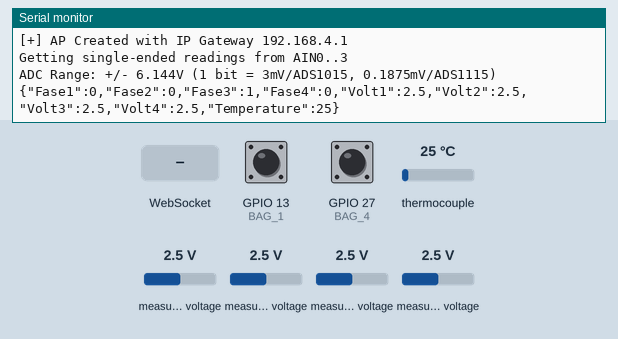
This program was run on a simulated ESP32. Parts: the last lines printed to the serial monitor. The inputs (shaded band) are chosen by the test bench; at power-on: thermocouple 25 °C, measured voltage 2.5 V, GPIO 13 (BAG_1) HIGH, GPIO 27 (BAG_4) HIGH. WiFi joins after 1.5 s; servers stay silent unless stated.

Above: at 1.2 s.
1.3 s: WebSocket text "1" received
2.8 s: thermocouple set to 6 °C
At 4.0 s:
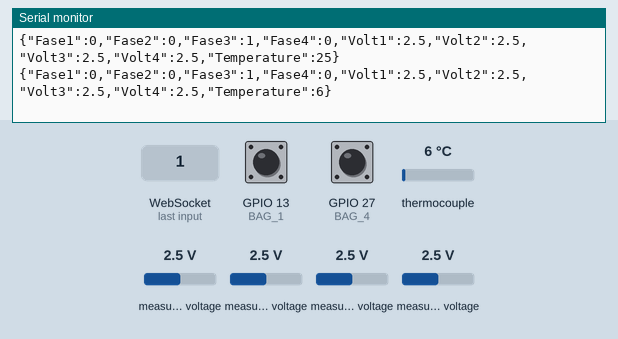
4.3 s: measured voltage (sensor 200) set to 0.1 V
At 4.9 s:
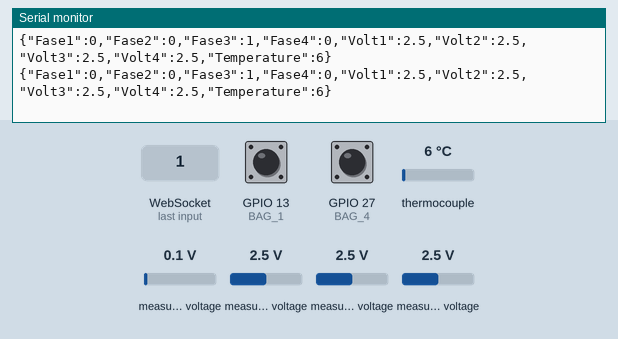
5.8 s: measured voltage (sensor 201) set to 0.1 V
At 6.9 s:
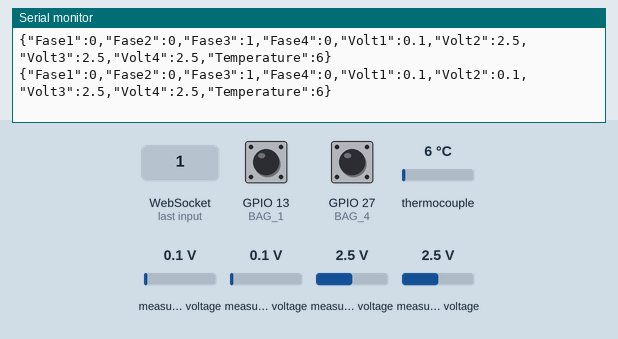
7.3 s: measured voltage (sensor 202) set to 4.9 V
At 8.3 s:
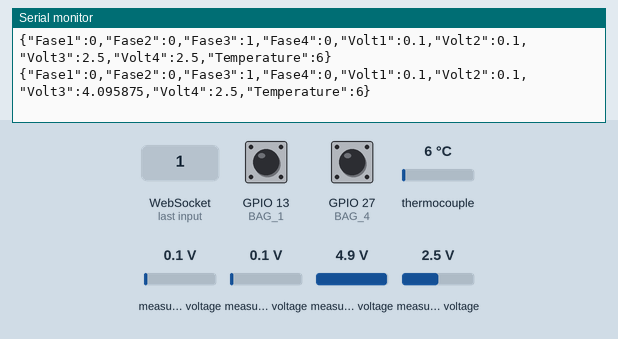
11.6 s: measured voltage (sensor 203) set to 0.1 V
At 12.1 s:
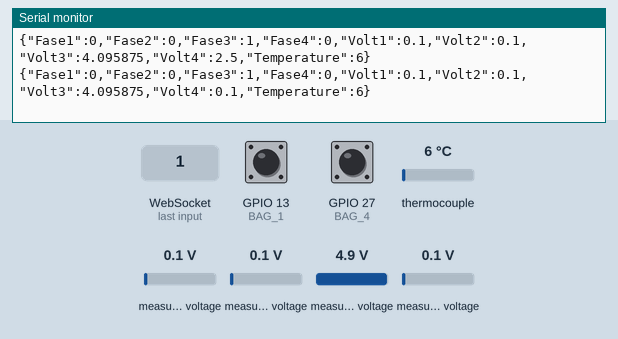

Measured:
- after the input at 2.8 s, the serial monitor: prints a new line after 0.39 s (image 1)
- after the input at 5.8 s, the serial monitor: prints a new line after 0.55 s (image 3)
- after the input at 7.3 s, the serial monitor: prints a new line after 0.11 s (image 4)
- after the input at 11.6 s, the serial monitor: prints a new line at once (image 5)

The program:

main.cpp
```cpp
#include <Arduino.h>
#include <Adafruit_ADS1X15.h>
#include <ArduinoJson.h>
#include <WiFi.h>
#include <ESPAsyncWebServer.h>
#include "max6675.h"

// debug options

#define STA false

// defines

#define BAG_1 13
#define BAG_2 12
#define BAG_3 14
#define BAG_4 27

// MAX6675 configs

int thermoDO = 12;
int thermoCS = 15;
int thermoCLK = 14;

float Temperature;

MAX6675 thermocouple(thermoCLK, thermoCS, thermoDO);

// wifi configs

const char* ssid = "MD-4000SX";
const char* password = "12345678";

const char *soft_ap_ssid          = "Aldeidos";
const char *soft_ap_password      = NULL; // NULL for no password
const int   channel        = 10;    // WiFi Channel number between 1 and 13
const bool  hide_SSID      = false; // To disable SSID broadcast -> SSID will not appear in a basic WiFi scan
const int   max_connection = 2;     // Maximum simultaneous connected clients on the AP

// Set your Static IP address
IPAddress local_IP(192, 168, 2, 101);
// Set your Gateway IP address
IPAddress gateway(192, 168, 1, 1);

IPAddress subnet(255, 255, 0, 0);
IPAddress primaryDNS(8, 8, 8, 8);   //optional
IPAddress secondaryDNS(8, 8, 4, 4); //optional

AsyncWebServer server(80);

AsyncWebSocket ws("/ws");

String message = "";
String Speed = "";
String position;

Adafruit_ADS1115 ads;  /* Use this for the 16-bit version */
//Adafruit_ADS1015 ads;     /* Use this for the 12-bit version */

int16_t adc0, adc1, adc2, adc3;
float volts0, volts1, volts2, volts3;

String output = "";

double now, count = millis();

void Plot_Values(){
  // String Message = sentido+"&"+String(encoder_value)+"&"+String(Speed)+"&"+ActualGear;

  JsonDocument MessageJson;

  MessageJson["Fase1"] = !digitalRead(BAG_1) ? 1:0;
  MessageJson["Fase2"] = !digitalRead(BAG_2) ? 1:0;
  MessageJson["Fase3"] = !digitalRead(BAG_3) ? 1:0;
  MessageJson["Fase4"] = !digitalRead(BAG_4) ? 1:0;
  MessageJson["Volt1"] = volts0;
  MessageJson["Volt2"] = volts1;
  MessageJson["Volt3"] = volts2;
  MessageJson["Volt4"] = volts3;
  MessageJson["Temperature"] = Temperature;

  serializeJson(MessageJson, output);
  ws.textAll(output);

  Serial.println(output);

}

void initWiFi() {
  WiFi.mode(WIFI_AP_STA);

  Serial.println("\n[*] Creating ESP32 AP");
  WiFi.softAP(soft_ap_ssid, soft_ap_password, channel, hide_SSID, max_connection);
  Serial.print("[+] AP Created with IP Gateway ");
  Serial.println(WiFi.softAPIP());

  if (STA){

    // Configures static IP address
    if (!WiFi.config(local_IP, gateway, subnet, primaryDNS, secondaryDNS)) {
      Serial.println("STA Failed to configure");
    }

    WiFi.begin(ssid, password);
    Serial.print("Connecting to WiFi ..");
    while (WiFi.status() != WL_CONNECTED) {
      Serial.print('.');
      delay(1000);
    }
    Serial.println(WiFi.localIP());
  }
}

void handleWebSocketMessage(void *arg, uint8_t *data, size_t len) {
  AwsFrameInfo *info = (AwsFrameInfo*)arg;
  if (info->final && info->index == 0 && info->len == len && info->opcode == WS_TEXT) {
    data[len] = 0;
    message = (char*)data;
    // position = message.substring(0, message.indexOf("&"));
    // Serial.print("Position: ");Serial.println(position);
    // Speed = message.substring(message.indexOf("&")+1, message.length()).toInt();
    // Serial.print("Speed: ");Serial.println(Speed);
    Plot_Values();
  }
}

void onEvent(AsyncWebSocket *server, AsyncWebSocketClient *client, AwsEventType type, void *arg, uint8_t *data, size_t len) {
  switch (type) {
    case WS_EVT_CONNECT:
      Serial.printf("WebSocket client #%u connected from %s\n", client->id(), client->remoteIP().toString().c_str());
      //Notify client of motor current state when it first connects
      Plot_Values();
      break;
    case WS_EVT_DISCONNECT:
      Serial.printf("WebSocket client #%u disconnected\n", client->id());
      break;
    case WS_EVT_DATA:
        handleWebSocketMessage(arg, data, len);
        break;
    case WS_EVT_PONG:
    case WS_EVT_ERROR:
     break;
  }
}

void initWebSocket() {
  ws.onEvent(onEvent);
  server.addHandler(&ws);
}

void setup(void){

  Serial.begin(115200);

  pinMode(BAG_1, INPUT);
  pinMode(BAG_2, INPUT_PULLUP);
  pinMode(BAG_3, INPUT);
  pinMode(BAG_4, INPUT);


  initWiFi();
  initWebSocket();

  server.begin();

  Serial.println("Getting single-ended readings from AIN0..3");
  Serial.println("ADC Range: +/- 6.144V (1 bit = 3mV/ADS1015, 0.1875mV/ADS1115)");

  // The ADC input range (or gain) can be changed via the following
  // functions, but be careful never to exceed VDD +0.3V max, or to
  // exceed the upper and lower limits if you adjust the input range!
  // Setting these values incorrectly may destroy your ADC!
  //                                                                ADS1015  ADS1115
  //                                                                -------  -------
  // ads.setGain(GAIN_TWOTHIRDS);  // 2/3x gain +/- 6.144V  1 bit = 3mV      0.1875mV (default)
  ads.setGain(GAIN_ONE);        // 1x gain   +/- 4.096V  1 bit = 2mV      0.125mV
  //ads.setGain(GAIN_TWO);        // 2x gain   +/- 2.048V  1 bit = 1mV      0.0625mV
  // ads.setGain(GAIN_FOUR);       // 4x gain   +/- 1.024V  1 bit = 0.5mV    0.03125mV
  // ads.setGain(GAIN_EIGHT);      // 8x gain   +/- 0.512V  1 bit = 0.25mV   0.015625mV
  // ads.setGain(GAIN_SIXTEEN);    // 16x gain  +/- 0.256V  1 bit = 0.125mV  0.0078125mV
  if (!ads.begin())
  {
    Serial.println("Failed to initialize ADS.");
    while (1);
  }
}

void loop(void){

  now = millis();

  adc0 = ads.readADC_SingleEnded(0);
  adc1 = ads.readADC_SingleEnded(1);
  adc2 = ads.readADC_SingleEnded(2);
  adc3 = ads.readADC_SingleEnded(3);

  volts0 = ads.computeVolts(adc0);
  volts1 = ads.computeVolts(adc1);
  volts2 = ads.computeVolts(adc2);
  volts3 = ads.computeVolts(adc3);

  Temperature = thermocouple.readCelsius();

  ws.cleanupClients();

  if(now - count > 1000){
    Plot_Values();
    count = millis();
  }

}
```
